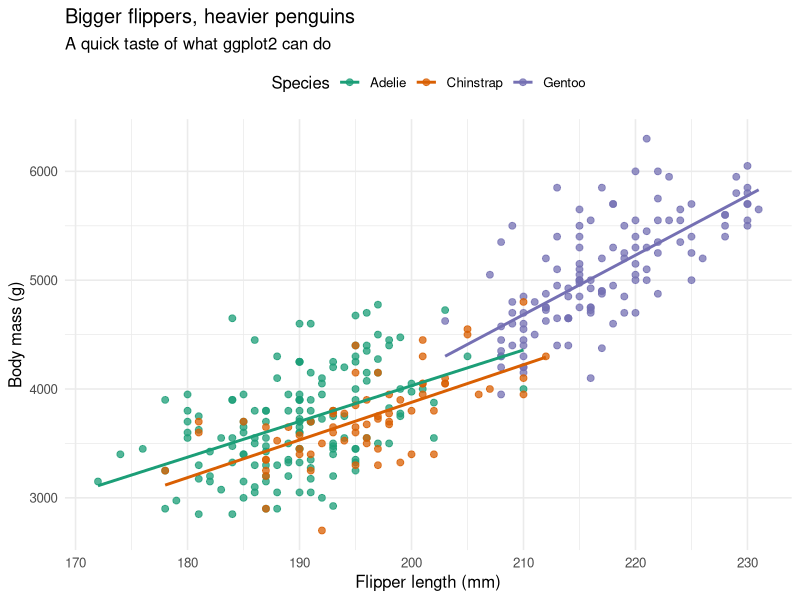

This chart was generated by the following R code:
## ---- chunk 1
#| output: false

library(tidyverse)
library(palmerpenguins)
## ---- chunk 2
penguins |>
  select(species, island, bill_length_mm, body_mass_g) |>
  filter(!is.na(body_mass_g)) |>
  group_by(species, island) |>
  summarise(mean_mass = round(mean(body_mass_g), 1), .groups = "drop") |>
  arrange(desc(mean_mass))
## ---- chunk 3
wide_penguins <- penguins |>
  select(species, bill_length_mm, bill_depth_mm, flipper_length_mm) |>
  slice(1:5)

long_penguins <- wide_penguins |>
  pivot_longer(
    cols = c(bill_length_mm, bill_depth_mm, flipper_length_mm),
    names_to = "measure",
    values_to = "value"
  )

long_penguins
## ---- chunk 4
long_penguins |>
  pivot_wider(names_from = measure, values_from = value)
## ---- chunk 5
tibble(id = c("A-001", "B-014", "C-120")) |>
  separate_wider_delim(id, delim = "-", names = c("site", "participant"))
## ---- chunk 6
penguins |>
  filter(!is.na(flipper_length_mm), !is.na(body_mass_g), !is.na(species)) |>
  ggplot(aes(flipper_length_mm, body_mass_g, color = species)) +
  geom_point(alpha = 0.75, size = 2) +
  geom_smooth(method = "lm", se = FALSE, linewidth = 1) +
  scale_color_brewer(palette = "Dark2") +
  labs(
    title = "Bigger flippers, heavier penguins",
    subtitle = "A quick taste of what ggplot2 can do",
    x = "Flipper length (mm)",
    y = "Body mass (g)",
    color = "Species"
  ) +
  theme_minimal(base_size = 12) +
  theme(legend.position = "top")
